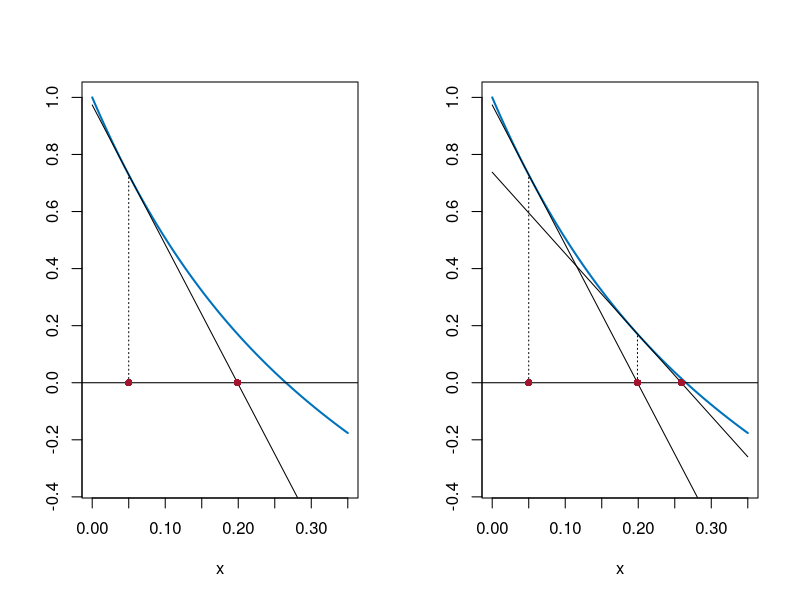

This figure's R source:
# Abb. 1.33: die ersten Schritte des Newton-Verfahrens (Buch, Abschnitt 1.5, Gl. 1.44)
# x_{n+1} = x_n - g(x_n)/g'(x_n) für g(x) = exp(-5x) - x mit x_0 = 0.05
# (c) 2026 Philipp Kügler · Programm zum Buch „Dynamische Systeme in den Lebenswissenschaften“ · MIT-Lizenz (siehe LICENSE)
g <- function(x) exp(-5 * x) - x
dg <- function(x) -5 * exp(-5 * x) - 1

x <- numeric(7); x[1] <- 0.05
for (k in 1:6) x[k + 1] <- x[k] - g(x[k]) / dg(x[k])
for (k in 1:7) cat(sprintf("x_%d = %.12f\n", k - 1, x[k]))   # die Anzahl richtiger Stellen verdoppelt sich etwa pro Schritt

xx <- seq(0, 0.35, length.out = 300)
par(mfrow = c(1, 2))
for (p in 1:2) {
  plot(xx, g(xx), type = "l", col = rgb(0, 0.447, 0.741), lwd = 2, xlim = c(0, 0.35), ylim = c(-0.35, 1), xlab = "x", ylab = "")
  abline(h = 0)
  for (j in 1:p) {                       # Tangente an der Stelle x_{j-1}, ihre Nullstelle ist x_j
    lines(xx, g(x[j]) + dg(x[j]) * (xx - x[j]))
    lines(c(x[j], x[j]), c(0, g(x[j])), lty = 3)
  }
  points(x[1:(p + 1)], rep(0, p + 1), pch = 16, col = rgb(0.64, 0.08, 0.18))
}
